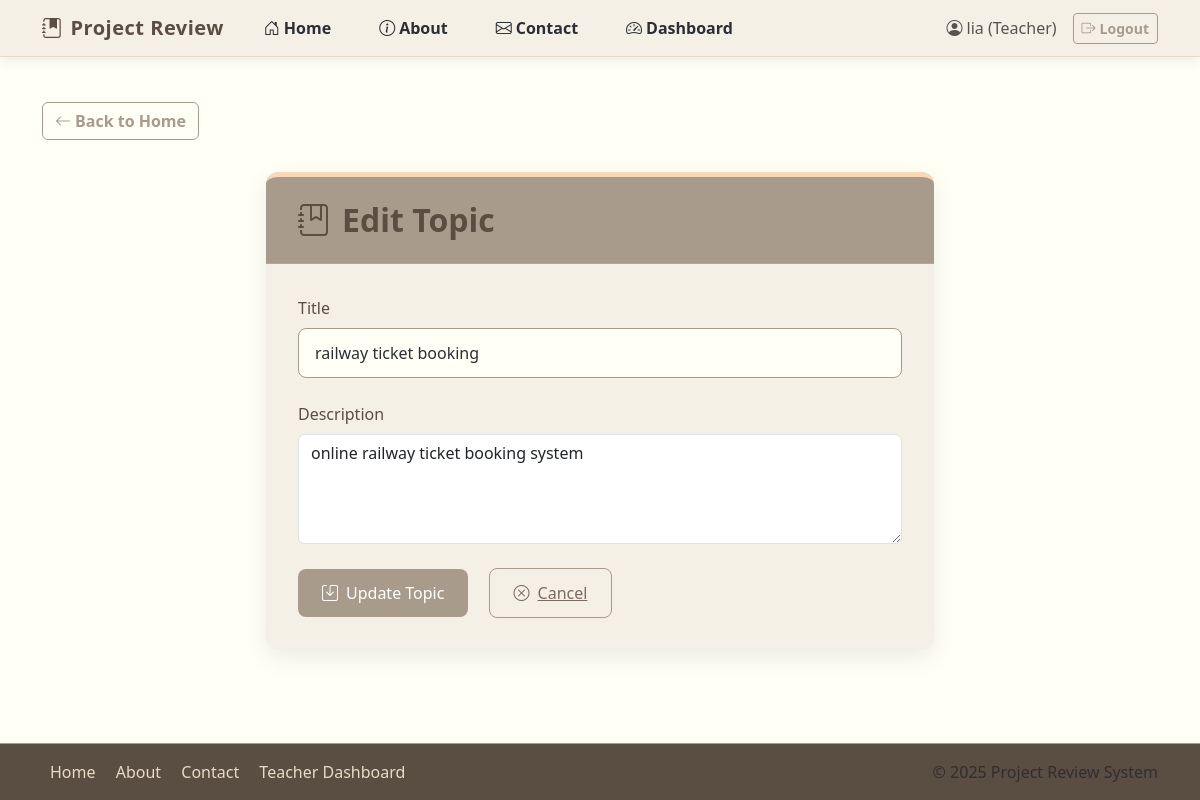
The page /topics/6/edit/ (signed in) on the database its author committed.
### project_review_app/models.py (models this page shows, shortened)
class CustomUser(AbstractUser):
    ROLE_CHOICES = (
        ('teacher', 'Teacher'),
        ('student', 'Student'),
        ('admin', 'Admin'),
    )
    @property
    def is_teacher(self):
        return self.role == 'teacher'
    DIVISION_CHOICES = (
        ('A', 'Division A'),
        ('B', 'Division B'),
        ('C', 'Division C'),
    )
    SEMESTER_CHOICES = (
        (1, 'Semester 1'),
        (2, 'Semester 2'),
        (3, 'Semester 3'),
        (4, 'Semester 4'),
        (5, 'Semester 5'),
        (6, 'Semester 6'),
    )
    role = models.CharField(max_length=10, choices=ROLE_CHOICES)
    email = models.EmailField(unique=True)
    division = models.CharField(max_length=1, choices=DIVISION_CHOICES, blank=True, null=True)
    roll_no = models.CharField(max_length=20, blank=True, null=True)
    semester = models.PositiveIntegerField(choices=SEMESTER_CHOICES, blank=True, null=True)
    department = models.CharField(max_length=100, blank=True, null=True)
    subject = models.CharField(max_length=100, blank=True, null=True)

class Topic(models.Model):
    title = models.CharField(max_length=255)
    description = models.TextField(blank=True)
    created_by = models.ForeignKey(
        settings.AUTH_USER_MODEL,
        on_delete=models.SET_NULL,
        null=True,
        blank=True,
        related_name="topics_created"
    )
    teacher = models.ForeignKey(
        settings.AUTH_USER_MODEL,
        on_delete=models.SET_NULL,
        null=True,
        blank=True,
        related_name="topics_assigned"
    )
    created_at = models.DateTimeField(auto_now_add=True)

### project_review_app/views.py (the view)
    def wrapper(request, *args, **kwargs):
        if not request.user.is_authenticated:
            return redirect('login')
        if not request.user.is_teacher:
            raise PermissionDenied("Only teachers can access this page")
        return view_func(request, *args, **kwargs)

### project_review_app/forms.py
class TopicForm(forms.ModelForm):
    class Meta:
        model = Topic
        fields = ['title', 'description']
        widgets = {
            'title': forms.TextInput(attrs={'class': 'form-control'}),
            'description': forms.Textarea(attrs={'class': 'form-control', 'rows': 4}),
        }

### project_review_app/views.py (called while the page is built)
def teacher_required(view_func):
    def wrapper(request, *args, **kwargs):
        if not request.user.is_authenticated:
            return redirect('login')
        if not request.user.is_teacher:
            raise PermissionDenied("Only teachers can access this page")
        return view_func(request, *args, **kwargs)
    return wrapper

@teacher_required
def edit_topic(request, pk):
    topic = get_object_or_404(Topic, pk=pk, created_by=request.user)
    if request.method == 'POST':
        form = TopicForm(request.POST, instance=topic)
        if form.is_valid():
            form.save()
            return redirect('topics_list')
    else:
        form = TopicForm(instance=topic)
    return render(request, 'teacher/topic_form.html', {'form': form})

### templates/teacher/topic_form.html (shortened to what this page needs)
{% extends "base.html" %}
{% load static %}
{% block content %}
<div class="topic-form-container">
    <div class="topic-form-card">
        <div class="form-header">
            <h2>
                <i class="bi bi-journal-bookmark"></i>
                {% if form.instance.pk %}Edit Topic{% else %}Create New Topic{% endif %}
            </h2>
        </div>
        <div class="form-body">
            <form method="post">
                <div class="form-group">
                    <label for="id_title">Title</label>
                    {{ form.title }}
                </div>
                <div class="form-group">
                    <label for="id_description">Description</label>
                    {{ form.description }}
                </div>
                <div class="form-actions">
                    <button type="submit" class="btn-submit">
                        <i class="bi bi-save"></i> {% if form.instance.pk %}Update{% else %}Create{% endif %} Topic
                    </button>
                    <a href="{% url 'topics_list' %}" class="btn-cancel">
                        <i class="bi bi-x-circle"></i> Cancel
                    </a>
                </div>
            </form>
        </div>
    </div>
</div>
{% endblock %}

### templates/base.html (shortened to what this page needs)
<!DOCTYPE html>
<html>
<head>
  <link href="https://cdn.jsdelivr.net/npm/bootstrap@5.3.0/dist/css/bootstrap.min.css" rel="stylesheet">
  <link href="https://cdn.jsdelivr.net/npm/bootstrap-icons@1.10.0/font/bootstrap-icons.css" rel="stylesheet">
</head>
<body>
  <nav class="navbar navbar-expand-lg navbar-light">
    <div class="container">
      <a class="navbar-brand" href="{% url 'home' %}">
        <i class="bi bi-journal-bookmark-fill me-2"></i>Project Review
      </a>
      <div class="collapse navbar-collapse" id="navbarNav">
        <ul class="navbar-nav me-auto">
          <li class="nav-item">
            <a class="nav-link {% if request.path == '/' %}active{% endif %}" href="{% url 'home' %}">
              <i class="bi bi-house-door me-1"></i>Home
            </a>
          </li>
          <li class="nav-item">
            <a class="nav-link {% if request.path == '/about/' %}active{% endif %}" href="{% url 'about' %}">
              <i class="bi bi-info-circle me-1"></i>About
            </a>
          </li>
          <li class="nav-item">
            <a class="nav-link {% if request.path == '/contact/' %}active{% endif %}" href="{% url 'contact' %}">
              <i class="bi bi-envelope me-1"></i>Contact
            </a>
          </li>
          {% if user.is_authenticated %}
            <li class="nav-item">
              {% if user.role == 'teacher' %}
                <a class="nav-link {% if request.path == '/teacher_dashboard/' %}active{% endif %}" href="{% url 'teacher_dashboard' %}">
                  <i class="bi bi-speedometer2 me-1"></i>Dashboard
                </a>
              {% elif user.role == 'student' %}
                <a class="nav-link {% if request.path == '/student_dashboard/' %}active{% endif %}" href="{% url 'student_dashboard' %}">
                  <i class="bi bi-speedometer2 me-1"></i>Dashboard
                </a>
              {% endif %}
            </li>
          {% endif %}
        </ul>
        <div class="d-flex align-items-center">
          {% if user.is_authenticated %}
            <span class="navbar-text me-3 d-none d-lg-block">
              <i class="bi bi-person-circle me-1"></i>{{ user.username }} ({{ user.get_role_display }})
            </span>
            <form method="post" action="{% url 'logout' %}">
              <button class="btn btn-sm btn-outline-primary">
                <i class="bi bi-box-arrow-right me-1"></i>Logout
              </button>
            </form>
          {% endif %}
        </div>
      </div>
    </div>
  </nav>
  <main class="container">
    {% block back_button %}
      {% if request.path != '/' %}
        <div class="back-button">
          <a href="{% url 'home' %}" class="btn btn-outline-primary">
            <i class="bi bi-arrow-left me-1"></i>Back to Home
          </a>
        </div>
      {% endif %}
    {% endblock %}
    {% block content %}{% endblock %}
  </main>
  <footer>
    <div class="container">
      <div class="row align-items-center">
        <div class="col-md-6 text-center text-md-start mb-2 mb-md-0">
          <a href="{% url 'home' %}" class="footer-link">Home</a>
          <a href="{% url 'about' %}" class="footer-link">About</a>
          <a href="{% url 'contact' %}" class="footer-link">Contact</a>
          {% if user.is_authenticated %}
            {% if user.role == 'teacher' %}
              <a href="{% url 'teacher_dashboard' %}" class="footer-link">Teacher Dashboard</a>
            {% elif user.role == 'student' %}
              <a href="{% url 'student_dashboard' %}" class="footer-link">Student Dashboard</a>
            {% endif %}
          {% endif %}
        </div>
        <div class="col-md-6 text-center text-md-end">
          <span class="text-muted">&copy; {% now "Y" %} Project Review System</span>
        </div>
      </div>
    </div>
  </footer>
</body>
</html>

### templates/base.html (style rules this page uses)
:root { --ivory: #FFFFF8; --linen: #FAF5EC; --cashmere: #E8DBC5; --taupe: #B8A99A; --mocha: #8B7D6B; --umber: #5E5347; --slate: #7D8B99; --charcoal: #3A4149; }
body { background: var(--ivory); min-height: 100vh; display: flex; flex-direction: column; font-family: 'Segoe UI', Tahoma, Geneva, Verdana, sans-serif; color: var(--charcoal); padding-top: 70px; padding-bottom: 60px; }
.navbar { background-color: var(--linen) !important; box-shadow: 0 4px 12px rgba(0,0,0,0.08); border-bottom: 1px solid var(--cashmere); position: fixed; top: 0; left: 0; right: 0; z-index: 1030; padding: 0.5rem 0; }
.navbar-brand { font-weight: 700; color: var(--umber) !important; letter-spacing: 0.5px; font-size: 1.25rem; }
.nav-link { color: var(--charcoal) !important; font-weight: 600; margin: 0 0.5rem; transition: all 0.3s; padding: 0.5rem 1rem !important; position: relative; }
main { flex: 1; padding: 2rem 0; }
.btn-outline-primary { color: var(--taupe); border-color: var(--taupe); font-weight: 600; }
footer { background: var(--umber); color: var(--cashmere); padding: 1rem 0; position: fixed; bottom: 0; left: 0; right: 0; z-index: 1020; border-top: 1px solid var(--taupe); }
.footer-link { color: var(--cashmere); text-decoration: none; transition: color 0.3s; margin: 0 0.5rem; }
.back-button { margin-bottom: 1.5rem; }
h1, h2, h3, h4, h5, h6 { color: var(--umber); font-weight: 600; }

### templates/teacher/topic_form.html (style rules this page uses)
:root { --ivory: #FFFFF5; --linen: #F5F0E6; --peach: #F8D8B8; --taupe: #A89B8C; --mocha: #7A6B5E; --umber: #5A4D42; --slate: #6C7A89; --charcoal: #2A2E35; --transition: all 0.3s cubic-bezier(0.25, 0.8, 0.25, 1); }
body { background-color: var(--ivory); font-family: 'Segoe UI', Tahoma, Geneva, Verdana, sans-serif; }
.topic-form-container { max-width: 700px; margin: 2rem auto; padding: 0 1rem; }
.topic-form-card { background-color: var(--linen); border-radius: 12px; box-shadow: 0 8px 24px rgba(0, 0, 0, 0.08); border-top: 5px solid var(--peach); overflow: hidden; transition: var(--transition); }
.form-header { background-color: var(--taupe); color: white; padding: 1.5rem 2rem; border-bottom: 1px solid rgba(255, 255, 255, 0.1); }
.form-header h2 { margin: 0; font-weight: 600; display: flex; align-items: center; gap: 12px; }
.form-body { padding: 2rem; }
.form-group { margin-bottom: 1.5rem; }
label { color: var(--umber); font-weight: 500; margin-bottom: 0.5rem; display: block; }
input[type="text"], textarea, select { background-color: var(--ivory); border: 1px solid var(--taupe); border-radius: 8px; padding: 0.75rem 1rem; width: 100%; transition: var(--transition); color: var(--charcoal); }
textarea { min-height: 120px; resize: vertical; }
.btn-submit { background-color: var(--taupe); color: white; border: none; padding: 0.75rem 1.5rem; border-radius: 8px; font-weight: 500; transition: var(--transition); display: inline-flex; align-items: center; gap: 8px; }
.btn-cancel { background-color: var(--linen); color: var(--mocha); border: 1px solid var(--taupe); padding: 0.75rem 1.5rem; border-radius: 8px; font-weight: 500; transition: var(--transition); display: inline-flex; align-items: center; gap: 8px; margin-left: 1rem; }

### rows shown on the page
CustomUser: username "lia", role "Teacher"
Topic: title "railway ticket booking", description "online railway ticket booking system"
